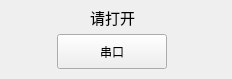
<?xml version="1.0" encoding="UTF-8"?>
<ui version="4.0">
 <class>SerialStatusWid</class>
 <widget class="QWidget" name="SerialStatusWid">
  <property name="geometry">
   <rect>
    <x>0</x>
    <y>0</y>
    <width>232</width>
    <height>79</height>
   </rect>
  </property>
  <property name="windowTitle">
   <string>Form</string>
  </property>
  <widget class="QLabel" name="serialLab">
   <property name="geometry">
    <rect>
     <x>37</x>
     <y>4</y>
     <width>151</width>
     <height>26</height>
    </rect>
   </property>
   <property name="sizePolicy">
    <sizepolicy hsizetype="Preferred" vsizetype="Fixed">
     <horstretch>0</horstretch>
     <verstretch>0</verstretch>
    </sizepolicy>
   </property>
   <property name="maximumSize">
    <size>
     <width>300</width>
     <height>35</height>
    </size>
   </property>
   <property name="font">
    <font>
     <family>微软雅黑</family>
     <pointsize>11</pointsize>
    </font>
   </property>
   <property name="text">
    <string>请打开</string>
   </property>
   <property name="alignment">
    <set>Qt::AlignCenter</set>
   </property>
  </widget>
  <widget class="QPushButton" name="comBtn">
   <property name="geometry">
    <rect>
     <x>57</x>
     <y>34</y>
     <width>110</width>
     <height>35</height>
    </rect>
   </property>
   <property name="sizePolicy">
    <sizepolicy hsizetype="Fixed" vsizetype="Fixed">
     <horstretch>0</horstretch>
     <verstretch>0</verstretch>
    </sizepolicy>
   </property>
   <property name="minimumSize">
    <size>
     <width>0</width>
     <height>35</height>
    </size>
   </property>
   <property name="maximumSize">
    <size>
     <width>110</width>
     <height>16777215</height>
    </size>
   </property>
   <property name="text">
    <string>串口</string>
   </property>
  </widget>
 </widget>
 <resources/>
 <connections/>
</ui>
